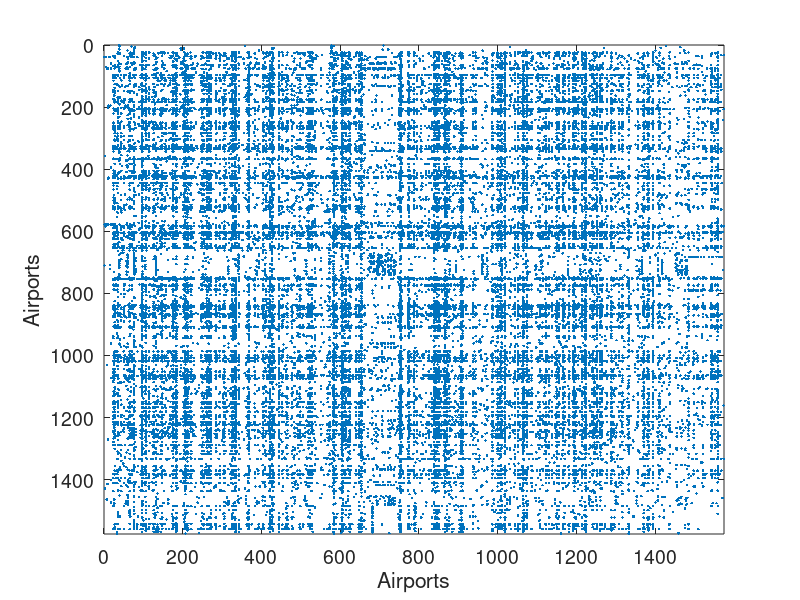

MATLAB code for this plot: (Note: this script raises an error after producing the figure.)
%% Sparse Networks with Overlapping Communities (SNetOC) package: MMSB_usairport
%
% This Matlab script performs posterior inference on a network of airports 
% under the mixed membership stochastic blockmodel.
%
% For downloading the package and information on installation, visit the
% <https://github.com/misxenia/SNetOC SNetOC webpage>.
% 
% References:
%
% * <http://jmlr.csail.mit.edu/papers/volume9/airoldi08a/airoldi08a.pdf>
% * A. Todeschini, X. Miscouridou and F. Caron (2017) <https://arxiv.org/abs/1602.02114 Exchangeable Random Measures for Sparse and Modular Graphs with Overlapping Communities>. arXiv:1602.02114.
%
% Authors: 
%
% * <http://adrien.tspace.fr/ A. Todeschini>, Inria
% * <http://csml.stats.ox.ac.uk/people/miscouridou/ X. Miscouridou>, University of Oxford
% * <http://www.stats.ox.ac.uk/~caron/ F. Caron>, University of Oxford
% 
% Tested on Matlab R2016a. Requires the Statistics toolbox.
%
% Last Modified: 2017-09-15
%%

%% General settings

clear
close all;

istest = true; % enable testing mode: quick run with small nb of iterations

root = '.';
if istest
    outpath = fullfile(root, 'results', 'MMSB_usairport', 'test');
else
    outpath = fullfile(root, 'results', 'MMSB_usairport', date);
end

if ~isdir(outpath)
    mkdir(outpath)
end

% Add path
addpath ./GGP/ ./CGGP/ ./utils/ ./MMSB/

set(0, 'DefaultAxesFontSize', 14)

% Set the seed
rng default

%% Load  USairports network 2010
% 

load ./data/usairport/usairport

titlenetwork = 'US airport network in 2010';
name = 'usairport';
labels = {'Airports','Airports'};

G = G | G'; % make undirected graph
G = logical(G-diag(diag(G))); % remove self edges (#164)

meta.degree = num2cell(full(sum(G,2)));

fn = fieldnames(meta);

% Remove nodes with no edge (#0)
ind = any(G);
G = G(ind, ind);
for i=1:length(fn)
    meta.(fn{i}) = meta.(fn{i})(ind,:);
end

% Plot adjacency matrix
figure
spy(G);
xlabel(labels{2})
ylabel(labels{1})


%% Posterior inference
%

% Model parameters
n = size(G, 1);
p = 4;
alpha = [];
W = [0.01, 0.01];
rho = [];

% MCMC parameters
if istest
    niter = 200;
    nsamples = 50;
else
    niter = 200000;
    nsamples = 500;    
end
nchains = 3;
nburn = floor(niter*2/4);
thin = ceil((niter-nburn)/nsamples);

verbose = true;

% Run MCMC
objprior =  graphmodel('MMSB', n, p, alpha, W, rho);
objmcmc = graphmcmc(objprior, niter, nburn, thin, nchains);
objmcmc = graphmcmcsamples(objmcmc, G, verbose);

% Get estimates of pis
[estimates, ~] = graphest(objmcmc);

%% Plots
%
prefix = sprintf('%s_%df_', name, p);
suffix = '';

% Assign max feature
[~, nodefeat] = max(estimates.pi, [],2);

% order features - features are not really interpretable here
[~, ind_features] = sort(sum(estimates.pi, 1), 'descend');
featnames = {'Feat. 1', 'Feat. 2', 'Feat. 3', 'Feat. 4'};
plot_sortedgraph(G, nodefeat, nodefeat , ind_features);

figure
for k=1:p
    subplot(2,2,k)
    plot(sum(G), estimates.pi(:,k), '.');
    xlabel('Degree node');
    ylabel(['\pi_' num2str(k)]);
    title(['Feature' num2str(k)]);
end


% Plot traces and histograms

% Block matrix
graph_title='W matrix';figure('name', graph_title)
for i=1:p
    for j=1:p
        subplot(p,p, p*(i-1)+j)
        for k=1:nchains
            plot(squeeze(objmcmc.samples(k).W(i,j,:)));ylim([0,1])
            hold on
        end
    end
end
legend('chain 1', 'chain 2','chain 3')


% dirichlet parameter alpha
graph_title = 'Dirichlet parameter alpha'; figure('name',graph_title)
for k=1:nchains
    plot(squeeze(objmcmc.samples(k).alpha));ylim([0,0.5])
    hold on
end
legend('chain 1', 'chain 2', 'chain 2')

% sparsity parameter rho
graph_title = 'sparsity parameter rho';figure('name',graph_title)
for k=1:nchains
    plot(squeeze(objmcmc.samples(k).rho));ylim([0,1])
    hold on
end
legend('chain 1', 'chain 2','chain 3')

plot_GOF_graphs=false;
if plot_GOF_graphs
    % Plot posterior predictive of degrees
    cond = false;
    verbose = true;
    [~, ~, degsamp, sd_rowmean, triad_dep] = plot_degreepostpredMMSB(G, objmcmc.samples, nsamples, cond, outpath, prefix, suffix, verbose);

    % empirical goodness of fit statistics (see P Hoff 200?)
    [TRUEsd_rowmean,TRUEsd_colmean,TRUEdyad_dep,TRUEtriad_dep] = GOFstats(G); 

    %  transitivity
    figure('name', 'cluster coefficient');
    myhist_fit(triad_dep,10, 'normal','-+g')
    hold on;
    y1=get(gca,'ylim');
    hold on
    plot([TRUEtriad_dep TRUEtriad_dep],y1,'--b')
    legend('MMSB ','empirical','location','northeast')
    box off;
    savefigs(gcf,  [prefix 'cluster coefficient' suffix], outpath);


    %sd deviation of degree
    figure('name', 'sd_deviation');
    myhist_fit(sd_rowmean,10, 'normal','-+g')
    hold on;
    y1=get(gca,'ylim');
    hold on
    plot([TRUEtriad_dep TRUEtriad_dep],y1,'--b')
    legend('MMSB ','empirical','location','northeast')
    box off;
    savefigs(gcf,  [prefix 'sd_degree' suffix], outpath);
end